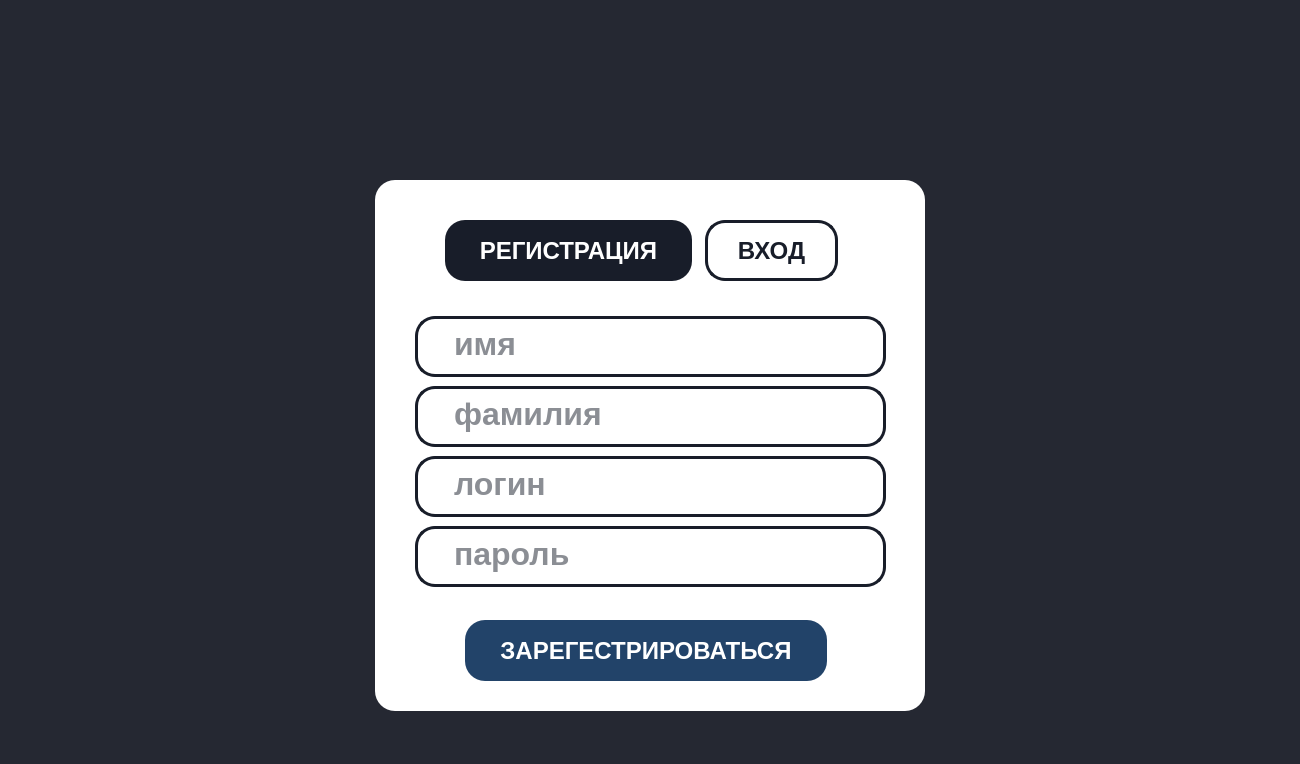
<?xml version="1.0" encoding="UTF-8"?>
<ui version="4.0">
 <class>MainWindow</class>
 <widget class="QMainWindow" name="MainWindow">
  <property name="geometry">
   <rect>
    <x>0</x>
    <y>0</y>
    <width>1300</width>
    <height>764</height>
   </rect>
  </property>
  <property name="windowTitle">
   <string>MainWindow</string>
  </property>
  <property name="styleSheet">
   <string notr="true">background-color: #252832;</string>
  </property>
  <widget class="QWidget" name="centralwidget">
   <property name="styleSheet">
    <string notr="true">display: flex;
justify-content: center;</string>
   </property>
   <widget class="QLabel" name="label">
    <property name="geometry">
     <rect>
      <x>465</x>
      <y>30</y>
      <width>370</width>
      <height>121</height>
     </rect>
    </property>
    <property name="styleSheet">
     <string notr="true">background-image: url(./images/logo.png);
background-color: transparent;
background-repeat: no-repeat;
background-position: center;</string>
    </property>
    <property name="text">
     <string/>
    </property>
   </widget>
   <widget class="QWidget" name="widget" native="true">
    <property name="geometry">
     <rect>
      <x>375</x>
      <y>180</y>
      <width>550</width>
      <height>531</height>
     </rect>
    </property>
    <property name="styleSheet">
     <string notr="true">background-color: #fff;
border-radius: 20px;</string>
    </property>
    <widget class="QPushButton" name="registration_button">
     <property name="geometry">
      <rect>
       <x>70</x>
       <y>40</y>
       <width>247</width>
       <height>61</height>
      </rect>
     </property>
     <property name="styleSheet">
      <string notr="true">background-color: #181D29;
color: #fff;
font-size: 24px;
font-weight: 600;
cursor: pointer;</string>
     </property>
     <property name="text">
      <string>РЕГИСТРАЦИЯ</string>
     </property>
    </widget>
    <widget class="QPushButton" name="login_button">
     <property name="geometry">
      <rect>
       <x>330</x>
       <y>40</y>
       <width>133</width>
       <height>61</height>
      </rect>
     </property>
     <property name="font">
      <font>
       <pointsize>-1</pointsize>
       <weight>75</weight>
       <bold>true</bold>
      </font>
     </property>
     <property name="styleSheet">
      <string notr="true">background-color: #fff;
color: #181D29;
border: 3px solid #181D29;
font-size: 24px;
font-weight: 600;
cursor: pointer;</string>
     </property>
     <property name="text">
      <string>ВХОД</string>
     </property>
    </widget>
    <widget class="QLineEdit" name="name">
     <property name="geometry">
      <rect>
       <x>40</x>
       <y>136</y>
       <width>471</width>
       <height>61</height>
      </rect>
     </property>
     <property name="styleSheet">
      <string notr="true">background-color: #fff;
border: 3px solid #181D29;
border-radius: 20px;
color: #181D29;
font-size: 32px;
font-weight: 600;
padding: 0 34px;
padding-bottom: 6px;
text-transform: lowercase;</string>
     </property>
     <property name="text">
      <string/>
     </property>
     <property name="placeholderText">
      <string>имя</string>
     </property>
    </widget>
    <widget class="QLineEdit" name="surname">
     <property name="geometry">
      <rect>
       <x>40</x>
       <y>206</y>
       <width>471</width>
       <height>61</height>
      </rect>
     </property>
     <property name="styleSheet">
      <string notr="true">background-color: #fff;
border: 3px solid #181D29;
border-radius: 20px;
color: #181D29;
font-size: 32px;
font-weight: 600;
padding: 0 34px;
padding-bottom: 6px;
text-transform: lowercase;</string>
     </property>
     <property name="text">
      <string/>
     </property>
     <property name="placeholderText">
      <string>фамилия</string>
     </property>
    </widget>
    <widget class="QLineEdit" name="login">
     <property name="geometry">
      <rect>
       <x>40</x>
       <y>276</y>
       <width>471</width>
       <height>61</height>
      </rect>
     </property>
     <property name="styleSheet">
      <string notr="true">background-color: #fff;
border: 3px solid #181D29;
border-radius: 20px;
color: #181D29;
font-size: 32px;
font-weight: 600;
padding: 0 34px;
padding-bottom: 6px;
text-transform: lowercase;</string>
     </property>
     <property name="text">
      <string/>
     </property>
     <property name="placeholderText">
      <string>логин</string>
     </property>
    </widget>
    <widget class="QLineEdit" name="password">
     <property name="geometry">
      <rect>
       <x>40</x>
       <y>346</y>
       <width>471</width>
       <height>61</height>
      </rect>
     </property>
     <property name="styleSheet">
      <string notr="true">background-color: #fff;
border: 3px solid #181D29;
border-radius: 20px;
color: #181D29;
font-size: 32px;
font-weight: 600;
padding: 0 34px;
padding-bottom: 6px;
text-transform: lowercase;</string>
     </property>
     <property name="text">
      <string/>
     </property>
     <property name="placeholderText">
      <string>пароль</string>
     </property>
    </widget>
    <widget class="QPushButton" name="result_registration">
     <property name="geometry">
      <rect>
       <x>90</x>
       <y>440</y>
       <width>362</width>
       <height>61</height>
      </rect>
     </property>
     <property name="styleSheet">
      <string notr="true">background-color: #224369;
color: #fff;
font-size: 24px;
font-weight: 600;
cursor: pointer;</string>
     </property>
     <property name="text">
      <string>ЗАРЕГЕСТРИРОВАТЬСЯ</string>
     </property>
    </widget>
    <widget class="QLabel" name="error">
     <property name="geometry">
      <rect>
       <x>60</x>
       <y>415</y>
       <width>600</width>
       <height>16</height>
      </rect>
     </property>
     <property name="styleSheet">
      <string notr="true">color: red</string>
     </property>
     <property name="text">
      <string/>
     </property>
    </widget>
   </widget>
  </widget>
  <widget class="QMenuBar" name="menubar">
   <property name="geometry">
    <rect>
     <x>0</x>
     <y>0</y>
     <width>1300</width>
     <height>24</height>
    </rect>
   </property>
  </widget>
  <widget class="QStatusBar" name="statusbar"/>
 </widget>
 <resources>
  <include location="../../../Downloads/logo.qrc"/>
 </resources>
 <connections/>
</ui>
